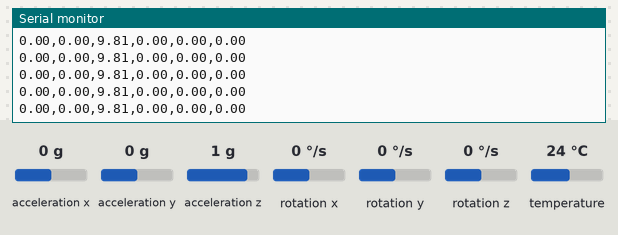
The sketch below on a simulated ESP32. Shown: the last lines printed to the serial monitor. The inputs (shaded band) are chosen by the test bench; at power-on: acceleration x 0 g, acceleration y 0 g, acceleration z 1 g, rotation x 0 °/s, rotation y 0 °/s, rotation z 0 °/s, temperature 24 °C.

Above: at 1.2 s.
1.3 s: acceleration x set to -1.4 g
At 1.33 s:
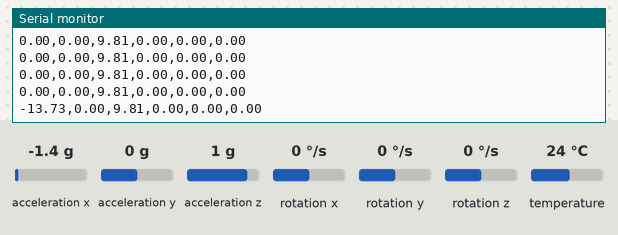
2.8 s: acceleration y set to -1.4 g
At 2.8 s:
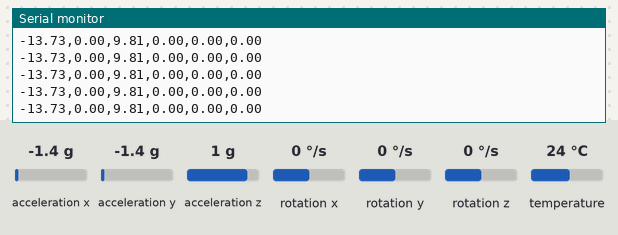
4.3 s: acceleration z set to -1.4 g
At 4.32 s:
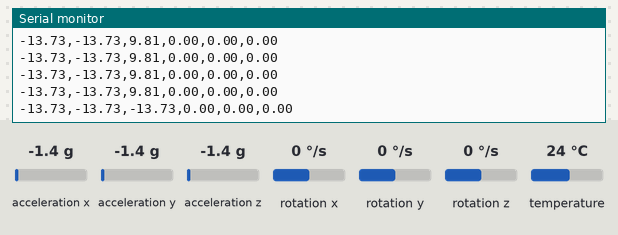
5.8 s: rotation x set to -192 °/s
At 5.84 s:
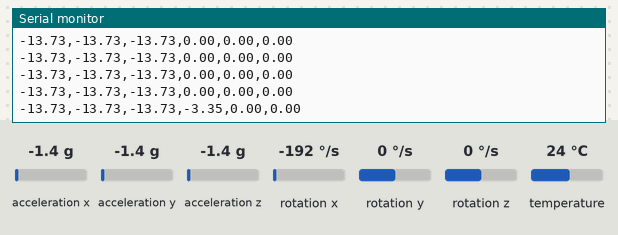
7.3 s: rotation y set to -192 °/s
At 7.31 s:
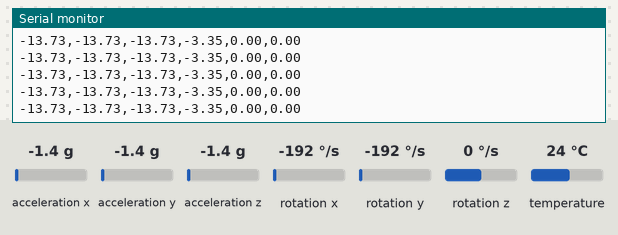

Measured:
- after the input at 1.3 s, the serial monitor: prints a new line at once (image 1)
- after the input at 4.3 s, the serial monitor: prints a new line at once (image 3)
- after the input at 5.8 s, the serial monitor: prints a new line at once (image 4)

The sketch:

MPU6050_plotter.ino
```cpp
#include <Wire.h>
#include <Adafruit_MPU6050.h>
#include <Adafruit_Sensor.h>

Adafruit_MPU6050 mpu;

void setup() {
  Serial.begin(115200);
  while (!Serial)
    delay(10);

  // Initialize I2C on custom pins (GPIO 3 = SDA, GPIO 4 = SCL)
  Wire.begin(3, 4);
  Wire.setClock(100000); // Optional, for stability

  // Initialize MPU6050
  if (!mpu.begin(0x68, &Wire)) {
    Serial.println("MPU6050 not found!");
    while (1) delay(10);
  }

  Serial.println("MPU6050 ready. Outputting CSV for Serial Plotter:");
  Serial.println("AccelX,AccelY,AccelZ,GyroX,GyroY,GyroZ");

  mpu.setAccelerometerRange(MPU6050_RANGE_4_G);
  mpu.setGyroRange(MPU6050_RANGE_500_DEG);
  mpu.setFilterBandwidth(MPU6050_BAND_21_HZ);
}

void loop() {
  sensors_event_t a, g, temp;
  mpu.getEvent(&a, &g, &temp);

  // Print accelerometer and gyro values comma-separated for Serial Plotter
  Serial.print(a.acceleration.x); Serial.print(",");
  Serial.print(a.acceleration.y); Serial.print(",");
  Serial.print(a.acceleration.z); Serial.print(",");
  Serial.print(g.gyro.x); Serial.print(",");
  Serial.print(g.gyro.y); Serial.print(",");
  Serial.println(g.gyro.z);

  delay(50); // Adjust for your sampling rate (~20Hz)
}
```
